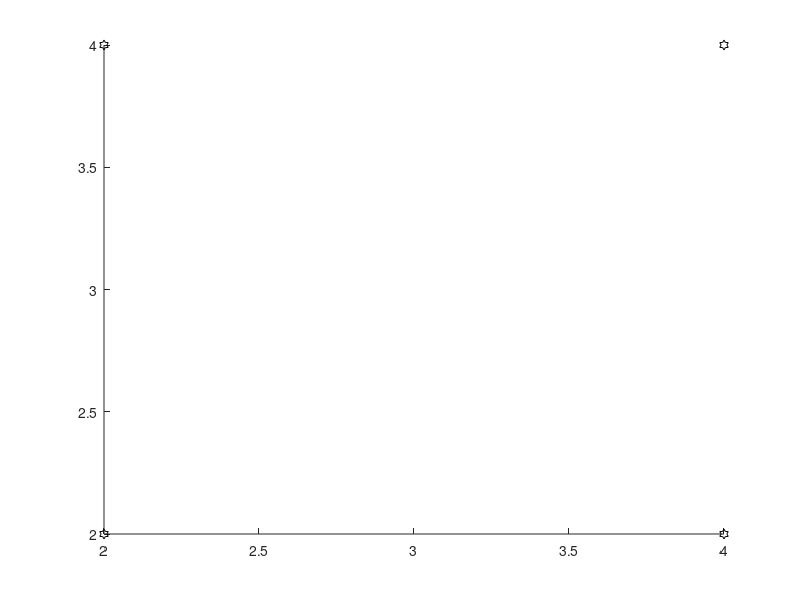

The MATLAB source for this figure: (Note: this script raises an error after producing the figure.)
m = [2, 2; 2, 4; 4, 4; 4, 2];
x = [3;3;pi/2];
u = [1;1;pi/2];
Q = 0.1;
A = eye(2, 2);
B = eye(2, 2);
C = [1, 0; -1,0; 0, 1; 0, -1];
D = [-1. 0, 0, 0; 0, 1, 0, 0; 0, 0, -1, 0; 0, 0, 0, 1];
R = 0.03;
 
sigma = ones(2, 2);
zt = zeros(4, 1);
for nt = 1:4
    zt(nt) = sqrt((m(nt,1)-x(1))^2 + (m(nt,2)-x(2))^2);
end
 
hold on;
plot(m(1, :), m(2, :), 'kh', 'MarkerSize', 7);
plot(m(3, :), m(4, :), 'kh', 'MarkerSize', 7);
 
mut = x + u + normrnd(0, Q, 3, 1);
Gt = eye(2);
Qt = diag(ones(2, 1) * Q);
sigma_ = Gt * sigma * Gt' + Qt;
 
zn = numel(m(:,1));
Rt = diag(ones(2, 1) * R);
for n = 1:zn
    M = m(n, :);
    q = (M(1) - mut(1))^2 + (M(2) - mut(2))^2;
    zt_ = sqrt(q);
 
    Ht = [-(M(1)-mut(1))/sqrt(q), -(M(2)-mut(2))/sqrt(q); (M(2)-mut(2))/q, -(M(1)-mut(1))/q];
    St = Ht * sigma_*(Ht)' + Rt;
    Kt = sigma_*(Ht)' * inv(St);
    diff = zt(n)' - zt_;
    if diff <= 0.1
        mut = mut + Kt * diff;
        sigma_ = (eye(2) - Kt * Ht) * sigma_;
    end
end
 
figure(1);
set(gcf, 'outerposition', get(0, 'screensize'));
plot(x(1), x(2), '-g', 'linewidth', 2); hold on;
plot(mut(1), mut(2), 'xr', 'linewidth', 2); hold on;
axis equal;
ShowErrorEllipse([mut(1), mut(2)], sigma_, 1);
drawnow;